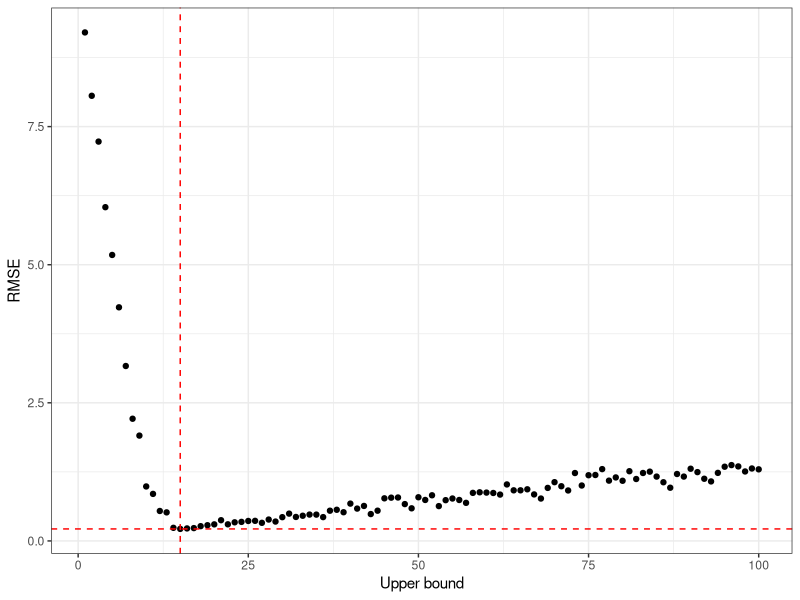

Write R code to recreate this figure. (Note: this script raises an error after producing the figure.)
# cs208 HW 2 - Question 2
# Anthony Rentsch

# Set up
rm(list = ls())
require(plyr); require(dplyr); require(ggplot2)

# a
poissonDGP <- function(n){ return(rpois(n, lambda=10)) }

# b
sgn <- function(x) {     # function borrowed from class
  return(ifelse(x < 0, -1, 1))
}

rlap = function(mu=0, b=1, size=1) {     # function borrowed from class
  p <- runif(size) - 0.5
  draws <- mu - b * sgn(p) * log(1 - 2 * abs(p))
  return(draws)
}

clip <- function(x, lower, upper){     # function borrowed from class
  x.clipped <- x
  x.clipped[x.clipped<lower] <- lower
  x.clipped[x.clipped>upper] <- upper
  return(x.clipped)	
}

laplaceClampMeanRelease <- function(x, epsilon, a=0, b=1){
  n <- length(x)
  sensitivity <- (a - b)/n
  scale <- sensitivity / epsilon
  
  x.clipped <- clip(x, a, b)
  clipped.mean <- mean(x.clipped)
  noisy.mean <- clipped.mean + rlap(mu=0, b=scale, size=1)
  release.mean <- clip(noisy.mean, a, b)
  true.mean <- mean(x)
    
  return(list(release=release.mean, true=true.mean))
}

rmse <- function(pred, true){ return(sqrt(mean((pred-true)^2))) }

# c
n = 200
epsilon = 0.5
b_vals = seq(from=1, to=100, by=1)
n_sims <- 100

results <- matrix(NA, nrow=(length(b_vals)*n_sims), ncol=4)
i = 1
for (b in b_vals){
  dat <- poissonDGP(n)
  for (j in 1:n_sims){
    DPrelease <- laplaceClampMeanRelease(dat, epsilon, a=0, b=b)
    results[i,1] <- b
    results[i,2] <- j
    results[i,3] <- DPrelease$release
    results[i,4] <- DPrelease$true
    i = i + 1
  }
}
results_df <- data.frame(results)
names(results_df) <- c("b", "sim", "release", "true")
avg_results_df <- results_df %>% group_by(b) %>% summarise(rmse = rmse(release, true))

q2_plot <- ggplot(data=avg_results_df, aes(x=b, y=rmse)) +
  geom_point() + geom_hline(yintercept = min(avg_results_df$rmse), col="red", lty=2) +
  geom_vline(xintercept = avg_results_df[which.min(avg_results_df$rmse), ]$b, col="red", lty=2) +
  labs(x="Upper bound", y="RMSE") + theme_bw()
pdf("plots/q2_plot.pdf", width=5, height=5)
q2_plot
dev.off()





